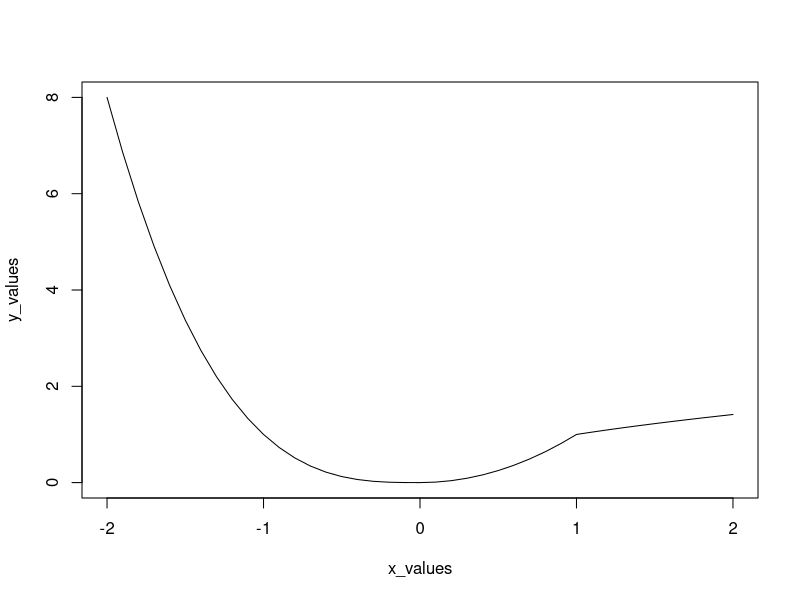

Source code (R):
## ---- chunk 1
f <- function(x){
  # modify this code
  if( x <= 0){
    -1*( x^3 )
  }else if (x<= 1){
    x^2
  }else{
    sqrt(x)
  }
}

## ---- chunk 2
# do not modify this code
x_values <- seq(-2, 2, by = 0.1)
y_values <- rep(NA, length(x_values))
for (i in seq_along(x_values)) {
  x <- x_values[i]
  y_values[i] <- f(x)
}

# output
plot(x_values, y_values, type = "l")
## ---- chunk 3
h <- function(x, n){
# write your answer here
  result <- 0
  for( i in 0:n){
    result <- result + x^i
  }
  result
}
## ---- chunk 4
# do not modify this code chunk
# a few test cases
h(1,6)
h(2,7)
h(3,5)
h(10,5)
## ---- chunk 5
h_while <- function(x, n){
# write your answer here
  result = 1
  while(n > 0) {
    result = x^(n) + result
    n = n-1
  }
  result
}
## ---- chunk 6
# do not modify this code chunk
# a few test cases
h_while(1,6)
h_while(2,7)
h_while(3,5)
h_while(10,5)
## ---- chunk 7
my_min <- function(x){
  # write your answer here
  x.min = x[1]
  for( i in 2:length(x)){
    if(x[i]< x.min){
      x.min = x[i]
    }
  }
  return(x.min)
}
## ---- chunk 8
# do not modify this code chunk
# a few test cases
my_min(c(5,4,7,5,3,2))
my_min(-c(5,4,7,5,3,2))
## ---- chunk 9
# write your answer here. I've written a little bit of code to get you started.
# part a

Chevalier = rep(NA,4)
for(i in 1:4){
  Chevalier[i]=sample(1:6,1)
}
for(j in 1:4){
  if(Chevalier[j]==6){
    cat ("you win!")
    break;
  }
  if(j == 4 ){
    cat( "you lose!")
  }
}

# part b
sixes <- function(n=4){
  Chevalier = rep(NA,n)
  result = FALSE
  for(i in 1:n){
    Chevalier[i]=sample(1:6,1)
  }
  # print(Chevalier)
  for(j in 1:n){
    if(Chevalier[j]==6){
      result = TRUE
    }
  }
  result
}

# part c
sixes_rep <- function(n=4, r){
  # n is the number of dice
  # r is the number of replicates (capital N in the text)
  simulate <- rep(NA,r)
  
  for( i in 1:r){
    simulate[i] = sixes(n)
  }
  # print(simulate)
  obs <- length(which(simulate == TRUE)) / r
  theor <- 1- (5/6)^n
  difference <- obs - theor
  # the function should print:
  cat("Theoretical prob of at least one six in", n, "dice is:", theor, "\n")
  cat("Empirical prob of at least one six after", r,"replications is:", obs, "\n")
  cat("the difference is", difference ,"\n")
  return(difference)
}

## ---- chunk 10
# do not modify this code chunk
# a few test cases to see if your code works
set.seed(1)
sixes_rep(4, 100)
sixes_rep(4, 1000)
sixes_rep(4, 10000)
## ---- chunk 11
play <- function(){
  # determine game conditons: 1 or 2 players. If computer plays, is it player 1 or 2.
  userNum <- readline(prompt='Press 1 for one player, 2 for two players: ')
  if(userNum ==1){
    whoFirst <- readline(promtp='Decide who goes first. Press 3 for computer, press 4 for user (you)')
  }
  # initialize game board
  board <- c("1","2","3","4","5","6","7","8","9")
  # while( no winner ){
    while( is.na(check_winner(board))  ){
    # x's turn
      display(board) # display board 
      # x chooses where to play. prompt user or computer_turn()
      xInput <- readline(prompt='Enter the number for player X: ')
      board <- update(board,'x',xInput) # update board
      # print(board)
       if( !is.na(check_winner(board) ) ){
        break; # if x wins - quit loop
       }
    
    # o's turn
      display(board) # display board 
      # o chooses where to play. prompt user or computer_turn()
      if(userNum == 1){
        oInput <-computer_turn(board)
      }else{
         oInput <- readline(prompt='Enter the number for player O: ')
      }
      board <- update(board,'o',oInput) # update board
      check_winner(board) # if o wins - quit loop
         if( !is.na(check_winner(board) ) ){
        break; # if x wins - quit loop
       }
  }
  # display final board state and who the winner is
  display(board)
  cat('Congrats! ', check_winner(board) ,' win!')
}
## ---- chunk 12
triples <- list(
  c(1,2,3),
  c(4,5,6),
  c(7,8,9),
  c(1,4,7),
  c(2,5,8),
  c(3,6,9),
  c(1,5,9),
  c(3,5,7)
)
## ---- chunk 13
# paste all of your code for this problem here

display <- function (defalutVector= c(1:9)){
  output <- '\n'
  for(i in 1:9){
    if( i%%3 == 1 || i%%3 == 2){
      output <- cat(output,defalutVector[i],'|')
    } else if (i == 9){
      output <- cat(output,defalutVector[i])
    }else {
      output <- cat(output,defalutVector[i],'\n---+---+---\n' )
    }
  }
  cat(output,'\n')
}

update <- function (state, who, pos){
  pos <- as.numeric(pos)
  if( is.na(state[pos]) | is.numeric(state[pos]) ){
    state[pos] <- who
  } else if(  state[pos] != 'x' & state[pos] != 'o'){
    state[pos] <- who
  } else{
    print("You cannot play that location")
    xInput <- readline(prompt='Enter the different number: ')
    state <- update(state,who,xInput)
  }
  state
}
#AI
computer_turn <- function(state){
  playIndex <- NA
  xCount <- currentCount(state,'x')
  oCount <- currentCount(state,'o')
  available <- rep(0,9)
  
  #find available spot
  for(i in 1:length(state)){
    if(state[i] =='x' & !is.na(state[i]) & state[i]=='o'){
      
    }else{
      available[i] = state[i]
    }
  }
  if(min(xCount,oCount) == xCount){
    thisWho <- 'x'
    opponent <- 'o'
  }else{
    thisWho <- 'o'
    opponent <-'x'
  }

  playIndex <-findLastSpot(state,thisWho)
  if(!is.na(playIndex)){
    return (playIndex)
  }

  playIndex<-findLastSpot(state,opponent)
  if(!is.na(playIndex)){
    return (playIndex)
  }
  
  randomIndex <- sample(seq(1:9),1)
  if( is.na( available[randomIndex]  )){
    playIndex <- randomIndex
  }else{
    while(  available[randomIndex] == 0 ){
      randomIndex <- sample(seq(1:9),1)
    }
  }
  playIndex <- randomIndex
  playIndex
}

check_winner <- function(state) {
  winner <- NA
  for (i in 1: length(triples)){
    count <- 0
    temp <- c(NA,3)
    for ( j in 1:3){
      currentI <- triples[[i]][j]
      temp[j] <- state[currentI]
      if(!is.na(temp[j])){
        count = count+1
      }
    }
  
    if(count==3){
      if(temp[1]== temp[2] & temp[1]==temp[3]){
        winner <- temp[1]
        break
      }
    }
  }
  
  xCount <- currentCount(state,'x')
  oCount <- currentCount(state,'o')
  if(xCount+oCount == 9){
    cat('it was a tie!')
  }
  winner
}

currentCount <- function (state,symbol){
  symbolCount <- 0
    for ( j in 1: length(state)){
    if(!is.na(state[j]) & state[j]==symbol){
      symbolCount = symbolCount +1
    }
    }
  symbolCount
}

findLastSpot <- function(state, symbol){
  playIndex <- NA
    for(j in 1:length(triples)){
      count <- 0
      emptyIndex <- NA
      for(k in 1:3){
        if(state[triples[[j]][k]] == symbol & !is.na(state[triples[[j]][k]]) ){
          count = count +1
        }else if (!is.na(state[triples[[j]][k]]) & is.numeric(as.numeric(state[triples[[j]][k]]) )| is.na(state[triples[[j]][k]])){
          emptyIndex <- triples[[j]][k]
        }
        if(k ==3 & count ==2){
          playIndex <-emptyIndex
          break;
        }
      }
      if(!is.na(playIndex)){
        break;
      }
    }
  return (playIndex)
}
## ---- chunk 14
teststate <- rep(NA,9)
display(teststate)
computer_turn(teststate)

teststate <- c("x", NA, NA, NA, "o", "x", NA, "o", "x")
display(teststate)
computer_turn(teststate)

teststate <- c("x", "x", NA, "o", "o", NA, NA, "o", "x")
display(teststate)
computer_turn(teststate)

teststate <- c("x", NA, NA, NA, "o", "x", NA, "o", "x")
newstate <- update(teststate, "o", 2)
display(newstate)

teststate <- c("x", NA, NA, NA, "o", "x", NA, "o", "x")
newstate <- update(teststate, "o", 1)

teststate <- c("x", "x", NA, "o", "o", NA, NA, "o", "x")
check_winner(teststate)

teststate <- c("x", "x", "x", "o", "o", NA, NA, "o", "x")
check_winner(teststate)

teststate <- c("x", "x", "o", "o", "o", "x", "x", "o", "x")
check_winner(teststate)
